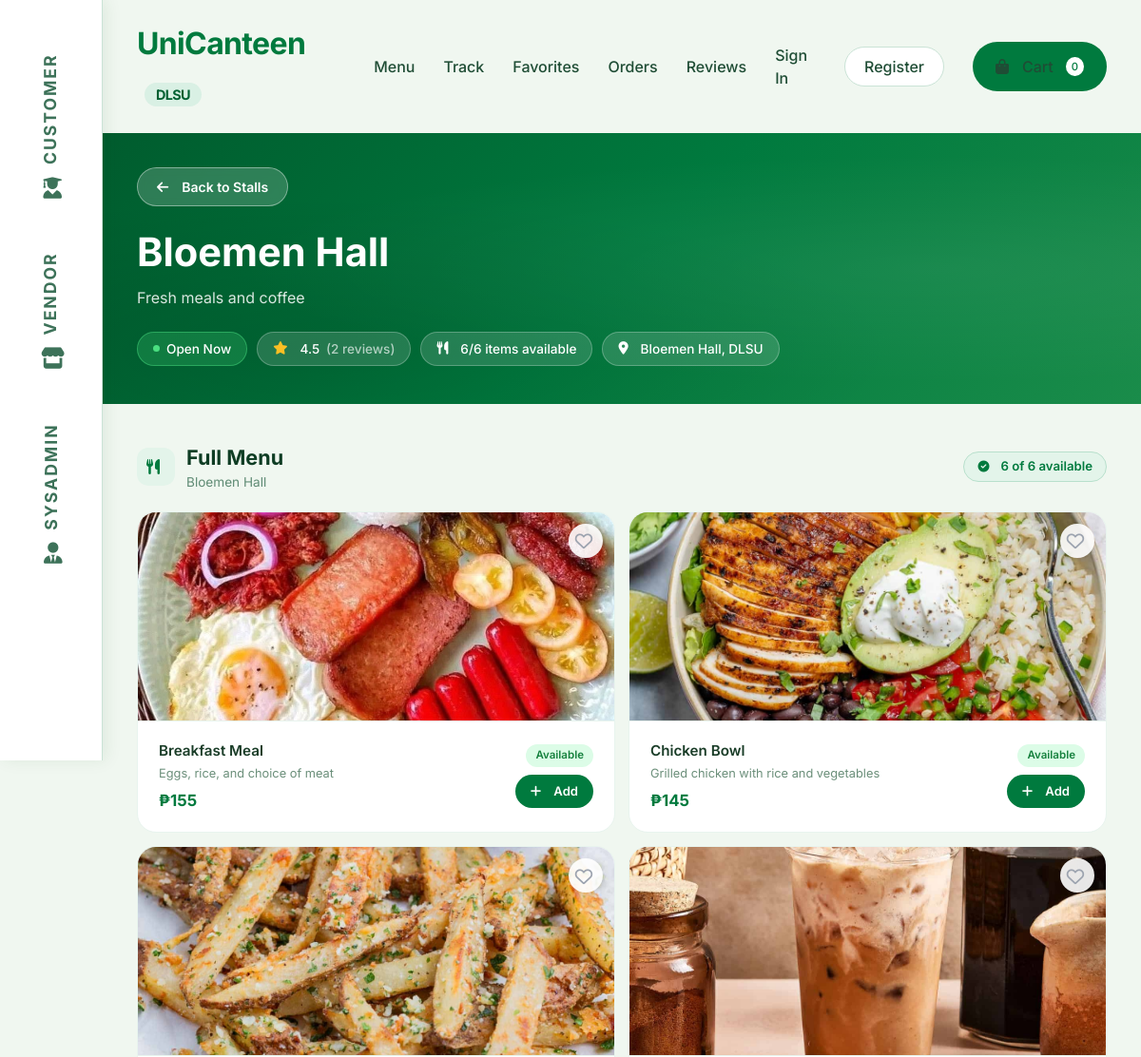
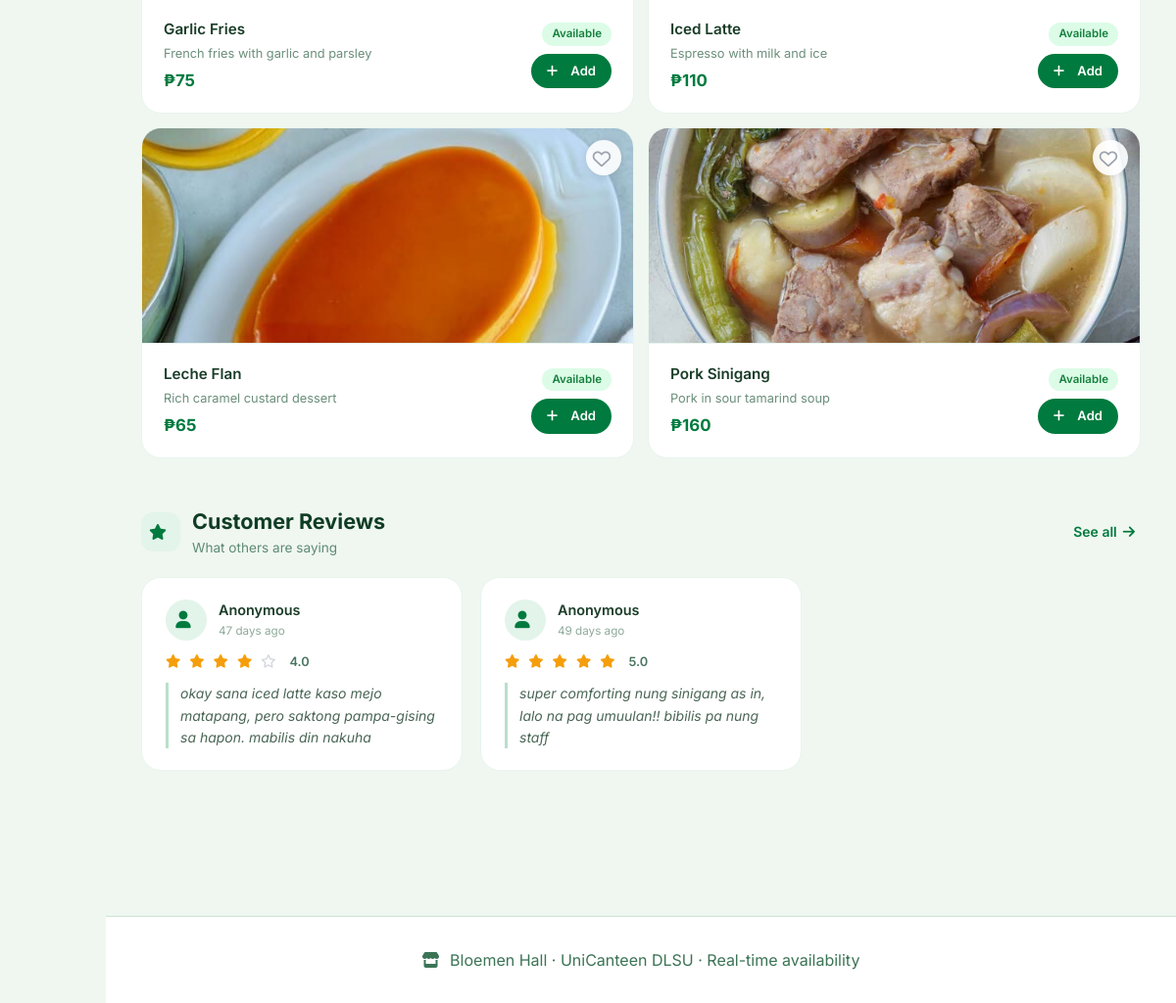
The page /index.php?page=restaurant&id=1 on the database its author committed (2 pictures, top to bottom).
### tables this page shows
CREATE TABLE Restaurants (
    ID INT PRIMARY KEY AUTO_INCREMENT,
    name VARCHAR(60) NOT NULL,
    address VARCHAR(100),
    description TEXT,
    logo_url VARCHAR(255),
    owner_ID INT,
    is_open BOOLEAN DEFAULT TRUE,
    created_at TIMESTAMP DEFAULT CURRENT_TIMESTAMP,
    FOREIGN KEY (owner_ID) REFERENCES Users(ID)
);

CREATE TABLE Items (
    ID INT PRIMARY KEY AUTO_INCREMENT,
    name VARCHAR(60) NOT NULL,
    description TEXT,
    price DECIMAL(10, 2) NOT NULL,
    image_url VARCHAR(255),
    isAvailable BOOLEAN DEFAULT TRUE,
    restaurant_ID INT,
    created_at TIMESTAMP DEFAULT CURRENT_TIMESTAMP,
    FOREIGN KEY (restaurant_ID) REFERENCES Restaurants(ID) ON DELETE CASCADE
);

CREATE TABLE Ratings (
    ID INT PRIMARY KEY AUTO_INCREMENT,
    restaurant_ID INT,
    order_ID INT UNIQUE,
    rating DECIMAL(3, 2) CHECK (rating BETWEEN 1.0 AND 5.0),
    review TEXT,
    is_anonymous BOOLEAN DEFAULT FALSE,
    timestamp TIMESTAMP DEFAULT CURRENT_TIMESTAMP,
    FOREIGN KEY (restaurant_ID) REFERENCES Restaurants(ID) ON DELETE CASCADE,
    FOREIGN KEY (order_ID) REFERENCES Orders(ID) ON DELETE CASCADE
);

### frontend/restaurant.php (the view, shortened to what the rows shown need)
<?php
require_once __DIR__ . '/../config/config.php';
$restaurant_id = intval($_GET['id']);
$db = Database::getInstance()->getConnection();
$restaurantQuery = "SELECT
    r.*,
    COALESCE(AVG(rt.rating), 0) as avg_rating,
    COUNT(DISTINCT rt.ID) as rating_count,
    (SELECT COUNT(*) FROM Items WHERE restaurant_ID = r.ID AND isAvailable = TRUE) as available_items_count,
    (SELECT COUNT(*) FROM Items WHERE restaurant_ID = r.ID) as total_items_count
    FROM Restaurants r
    LEFT JOIN Ratings rt ON r.ID = rt.restaurant_ID
    WHERE r.ID = ?
    GROUP BY r.ID";
$stmt = $db->prepare($restaurantQuery);
$stmt->bind_param("i", $restaurant_id);
$stmt->execute();
$restaurantResult = $stmt->get_result();
$restaurant = $restaurantResult->fetch_assoc();
$itemsQuery = "SELECT * FROM Items WHERE restaurant_ID = ? ORDER BY isAvailable DESC, name";
$stmt = $db->prepare($itemsQuery);
$stmt->bind_param("i", $restaurant_id);
$stmt->execute();
$itemsResult = $stmt->get_result();
$reviewsQuery = "SELECT
    rt.*,
    u.full_name as reviewer_name
    FROM Ratings rt
    LEFT JOIN Orders o ON rt.order_ID = o.ID
    LEFT JOIN Users u ON o.customer_ID = u.ID
    WHERE rt.restaurant_ID = ?
    ORDER BY rt.timestamp DESC
    LIMIT 6";
$stmt = $db->prepare($reviewsQuery);
$stmt->bind_param("i", $restaurant_id);
$stmt->execute();
$reviewsResult = $stmt->get_result();
$cart_items_count = 0;
$userFavorites = [];
?>
<!DOCTYPE html>
<html lang="en">
<head>
    <link rel="stylesheet" href="https://cdnjs.cloudflare.com/ajax/libs/font-awesome/6.0.0-beta3/css/all.min.css">
    <link rel="stylesheet" href="<?php echo url('assets/styles.css'); ?>">
</head>
<body>
    <div class="main-content">
        <section class="page-section">
            <div class="wrapper">
                <nav class="customer-nav">
                    <a href="<?php echo url('index.php?page=customer'); ?>" class="logo">UniCanteen <span>DLSU</span></a>
                    <div class="customer-nav-links">
                        <a href="<?php echo url('index.php?page=customer'); ?>#menu">Menu</a>
                        <a href="<?php echo url('index.php?page=customer'); ?>#track">Track</a>
                        <a href="<?php echo url('index.php?page=favorites'); ?>">Favorites</a>
                        <a href="<?php echo url('index.php?page=orders'); ?>">Orders</a>
                        <a href="<?php echo url('index.php?page=reviews'); ?>">Reviews</a>
                        <?php if (isset($_SESSION['user_id'])): ?>
                            <a
                                href="<?php echo url('index.php?page=profile'); ?>"><?php echo htmlspecialchars(explode(' ', $_SESSION['user_name'] ?? 'Profile')[0]); ?></a>
                            <a href="<?php echo url('index.php?page=logout'); ?>" class="btn-outline">Logout</a>
                        <?php else: ?>
                            <a href="<?php echo url('index.php?page=login'); ?>">Sign In</a>
                            <a href="<?php echo url('index.php?page=register'); ?>" class="btn-outline">Register</a>
                        <?php endif; ?>
                        <a href="<?php echo url('index.php?page=cart'); ?>" class="btn-primary">
                            <i class="fas fa-bag-shopping"></i> Cart
                            <span class="cart-count"><?php echo $cart_items_count; ?></span>
                        </a>
                    </div>
                </nav>
            </div>
            <div class="r-hero">
                <div class="r-hero-inner">
                    <div class="wrapper">
                        <div>
                            <a href="<?php echo url('index.php?page=customer'); ?>#menu" class="btn-back">
                                <i class="fas fa-arrow-left"></i> Back to Stalls
                            </a>
                        </div>
                        <div class="r-hero-row">
                            <div>
                                <h1><?php echo htmlspecialchars($restaurant['name']); ?></h1>
                                <?php if ($restaurant['description']): ?>
                                    <p class="r-hero-desc"><?php echo htmlspecialchars($restaurant['description']); ?></p>
                                <?php endif; ?>
                                <div class="hero-pills">
                                    <span
                                        class="h-pill <?php echo $restaurant['is_open'] ? 'pill-open' : 'pill-closed'; ?>">
                                        <span class="dot"></span>
                                        <?php echo $restaurant['is_open'] ? 'Open Now' : 'Closed'; ?>
                                    </span>
                                    <span class="h-pill">
                                        <i class="fas fa-star" style="color:#fbbf24;"></i>
                                        <?php echo number_format($restaurant['avg_rating'], 1); ?>
                                        <span style="opacity:0.65;">(<?php echo $restaurant['rating_count']; ?>
                                            reviews)</span>
                                    </span>
                                    <span class="h-pill">
                                        <i class="fas fa-utensils"></i>
                                        <?php echo $restaurant['available_items_count']; ?>/<?php echo $restaurant['total_items_count']; ?>
                                        items available
                                    </span>
                                    <?php if ($restaurant['address']): ?>
                                        <span class="h-pill">
                                            <i class="fas fa-map-marker-alt"></i>
                                            <?php echo htmlspecialchars($restaurant['address']); ?>
                                        </span>
                                    <?php endif; ?>
                                </div>
                            </div>
                        </div>
                    </div>
                </div>
            </div>
            <div class="r-body">
                <div class="wrapper">
                    <div class="sec-header">
                        <div class="sec-header-icon"><i class="fas fa-utensils"></i></div>
                        <div>
                            <h2>Full Menu</h2>
                            <p class="sec-subtitle"><?php echo $restaurant['name']; ?></p>
                        </div>
                        <div class="sec-header-end">
                            <span class="availability-pill">
                                <i class="fas fa-circle-check" style="font-size:0.75rem;"></i>
                                <?php echo $restaurant['available_items_count']; ?> of
                                <?php echo $restaurant['total_items_count']; ?> available
                            </span>
                        </div>
                    </div>
                    <div class="menu-grid-2col">
                        <?php
                        $itemsResult->data_seek(0);
                        while ($item = $itemsResult->fetch_assoc()):
                            $isAvailable = ($item['isAvailable'] == 1 || $item['isAvailable'] === '1' || $item['isAvailable'] === true);
                            $isFav = in_array($item['ID'], $userFavorites);
                            ?>
                            <div class="menu-card <?php echo !$isAvailable ? 'sold-out-card' : ''; ?>" style="position:relative;">
                                <button class="fav-btn" data-item-id="<?php echo $item['ID']; ?>"
                                        style="position:absolute; top:12px; right:12px; z-index:10; background:rgba(255,255,255,0.9); border:none; border-radius:50%; width:36px; height:36px; display:flex; align-items:center; justify-content:center; cursor:pointer; box-shadow:0 2px 8px rgba(0,0,0,0.1); color: <?php echo $isFav ? '#dc2626' : '#9ca3af'; ?>; transition: transform 0.2s, color 0.2s; font-size:1.15rem;">
                                    <i class="<?php echo $isFav ? 'fas' : 'far'; ?> fa-heart" style="transform: translate(1px, 1px);"></i>
                                </button>
                                <?php if (!empty($item['image_url'])): ?>
                                    <img src="<?php echo htmlspecialchars(url($item['image_url'])); ?>"
                                        alt="<?php echo htmlspecialchars($item['name']); ?>" class="menu-card-img">
                                <?php else: ?>
                                    <div class="menu-card-icon">
                                        <i class="fas fa-<?php echo $isAvailable ? 'bowl-food' : 'ban'; ?>"></i>
                                    </div>
                                <?php endif; ?>
                                <div class="menu-card-info-row">
                                    <div class="menu-card-body">
                                        <div class="menu-card-name"><?php echo htmlspecialchars($item['name']); ?></div>
                                        <?php if ($item['description']): ?>
                                            <div class="menu-card-desc"><?php echo htmlspecialchars($item['description']); ?>
                                            </div>
                                        <?php endif; ?>
                                        <div class="menu-card-price" style="margin-top:6px;">
                                            ₱<?php echo number_format($item['price'], 0); ?></div>
                                    </div>
                                    <div class="menu-card-actions">
                                        <span class="avail-tag-small <?php echo $isAvailable ? 'yes' : 'no'; ?>">
                                            <?php echo $isAvailable ? 'Available' : 'Sold Out'; ?>
                                        </span>
                                        <?php if (!$restaurant['is_open']): ?>
                                            <span class="btn-store-closed">
                                                <i class="fas fa-lock"></i> Store Closed
                                            </span>
                                        <?php elseif ($isAvailable): ?>
                                            <a href="<?php echo url('index.php?page=restaurant&id=' . $restaurant_id . '&add_to_cart=' . $item['ID']); ?>"
                                                class="btn-add" id="cart-btn-<?php echo $item['ID']; ?>">
                                                <i class="fas fa-plus"></i> Add
                                            </a>
                                        <?php else: ?>
                                            <span class="btn-sold">
                                                <i class="fas fa-times"></i> Sold Out
                                            </span>
                                        <?php endif; ?>
                                    </div>
                                </div>
                            </div>
                        <?php endwhile; ?>
                    </div>
                    <div class="sec-header" id="reviews">
                        <div class="sec-header-icon"><i class="fas fa-star"></i></div>
                        <div>
                            <h2>Customer Reviews</h2>
                            <p class="sec-subtitle">What others are saying</p>
                        </div>
                        <div class="sec-header-end">
                            <a href="<?php echo url('index.php?page=reviews'); ?>"
                                style="color:#007a3e; font-weight:600; font-size:0.875rem; text-decoration:none; display:flex; align-items:center; gap:6px;">
                                See all <i class="fas fa-arrow-right"></i>
                            </a>
                        </div>
                    </div>
                    <div class="reviews-grid-local">
                        <?php
                        $reviewsResult->data_seek(0);
                        if ($reviewsResult->num_rows > 0):
                            while ($review = $reviewsResult->fetch_assoc()):
                                ?>
                                <div class="rev-card">
                                    <div class="rev-top">
                                        <div class="rev-avatar">
                                            <i class="fas fa-user"></i>
                                        </div>
                                        <div>
                                            <div class="rev-name">
                                                <?php echo htmlspecialchars($review['reviewer_name'] ?? 'Anonymous'); ?>
                                            </div>
                                            <div class="rev-time"><?php echo getTimeAgo($review['timestamp']); ?></div>
                                        </div>
                                    </div>
                                    <div class="rev-stars">
                                        <?php
                                        $rating = $review['rating'];
                                        for ($i = 1; $i <= 5; $i++):
                                            if ($i <= floor($rating)): ?>
                                                <i class="fas fa-star"></i>
                                            <?php elseif ($i - 0.5 <= $rating): ?>
                                                <i class="fas fa-star-half-alt"></i>
                                            <?php else: ?>
                                                <i class="far fa-star" style="color:#d1d5db;"></i>
                                            <?php endif;
                                        endfor; ?>
                                        <span><?php echo number_format($rating, 1); ?></span>
                                    </div>
                                    <?php if ($review['review']): ?>
                                        <div class="rev-text"><?php echo htmlspecialchars(html_entity_decode($review['review'], ENT_QUOTES, 'UTF-8')); ?></div>
                                    <?php endif; ?>
                                </div>
                                <?php
                            endwhile;
                        endif; ?>
                    </div>
                </div>
            </div>
            <footer class="footer-note">
                <i class="fas fa-store"></i>
                <?php echo htmlspecialchars($restaurant['name']); ?> · UniCanteen DLSU · Real-time availability
            </footer>
        </section>
    </div>
</body>
</html>

### rows shown on the page
restaurants: name "Bloemen Hall", description "Fresh meals and coffee", address "Bloemen Hall, DLSU"
items: image_url (picture), name "Breakfast Meal", description "Eggs, rice, and choice of meat", price "155", isAvailable "Available"
items: image_url (picture), name "Chicken Bowl", description "Grilled chicken with rice and vegetables", price "145", isAvailable "Available"
items: $item['ID'] 3 (drawn), image_url (picture), name "Garlic Fries", description "French fries with garlic and parsley", price "75", isAvailable "Available"
items: image_url (picture), name "Iced Latte", description "Espresso with milk and ice", price "110", isAvailable "Available"
items: image_url (picture), name "Leche Flan", description "Rich caramel custard dessert", price "65", isAvailable "Available"
items: image_url (picture), name "Pork Sinigang", description "Pork in sour tamarind soup", price "160", isAvailable "Available"
ratings: reviewer_name "Anonymous", timestamp "47 days ago", rating "4.0", review "okay sana iced latte kaso mejo matapang, pero saktong pampa-gising sa hapon. mabilis din nakuha"
ratings: reviewer_name "Anonymous", timestamp "49 days ago", rating "5.0", review "super comforting nung sinigang as in, lalo na pag umuulan!! bibilis pa nung staff"

### other values the page prints
$cart_items_count "0"
$restaurant['avg_rating'] "4.5"
$restaurant['rating_count'] "2"
$restaurant['available_items_count'] "6"
$restaurant['total_items_count'] "6"
